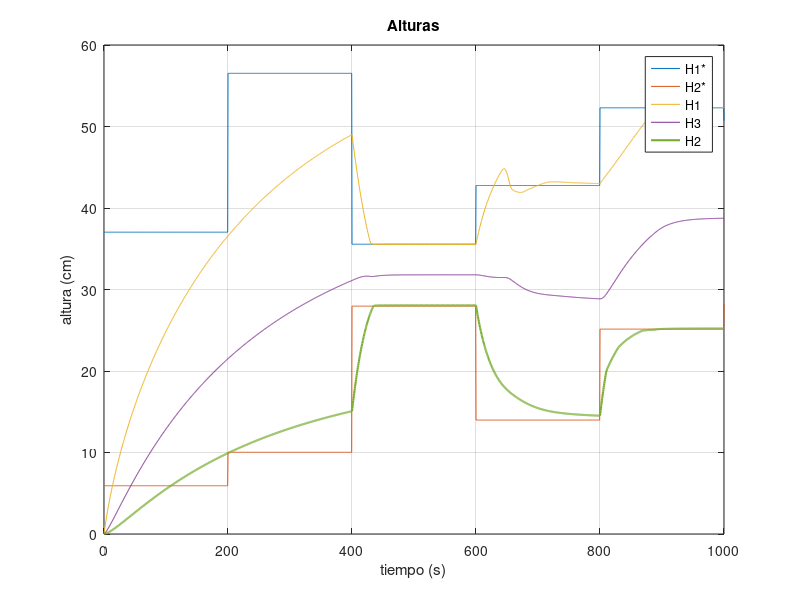
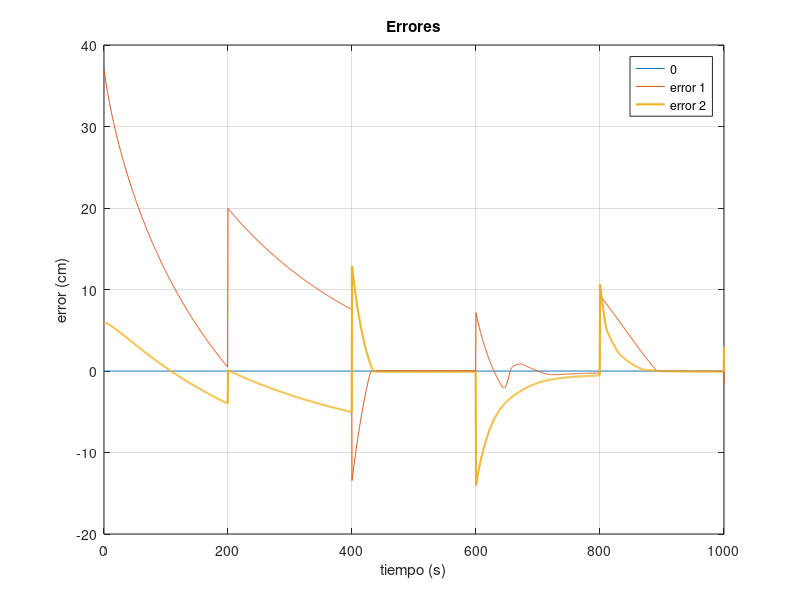
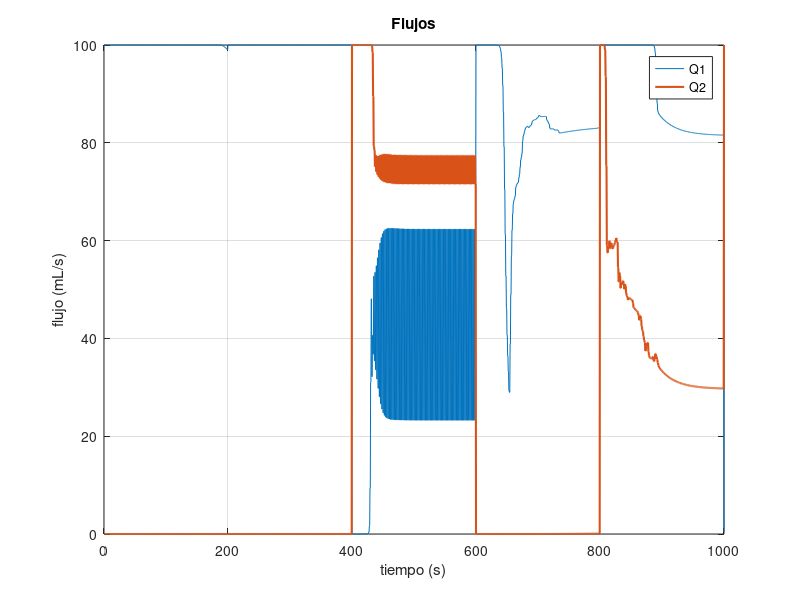

Reproduce these figures in MATLAB, in order.

clear all;

load("altura.mat");
load("error.mat");
load("flujo.mat");

figure(1)
plot(altura(1,:), altura(2,:)*100, altura(1,:), altura(3,:)*100, altura(1,:), altura(4,:)*100,altura(1,:), altura(5,:)*100, altura(1,:), altura(6,:)*100, 'linewidth', 1.5);
grid on;
xlabel('tiempo (s)');
ylabel('altura (cm)');
legend('H1*', 'H2*', 'H1', 'H3', 'H2');
title('Alturas');

figure(2)
plot(error(1,:), zeros(size(error(1,:))), error(1,:), error(2,:)*100, error(1,:), error(3,:)*100, 'linewidth', 1.5);
grid on;
xlabel('tiempo (s)');
ylabel('error (cm)');
legend('0', 'error 1', 'error 2');
title('Errores');

figure(3)
plot(flujo(1,:), flujo(2,:)*1000, flujo(1,:), flujo(3,:)*1000, 'linewidth', 1.5);
grid on;
xlabel('tiempo (s)');
ylabel('flujo (mL/s)');
legend('Q1', 'Q2');
title('Flujos');
